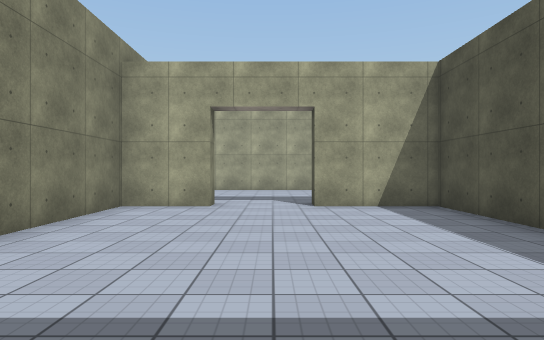
View 1 (above)

21 first-person views from a walk through a Unity game level. The camera is 1.4 m above the floor, looks level and sees 75° across. The floor is counted in squares, 2 m on a side. Each view is taken from the middle of a square. On the plan, view 1 faces up. The plan holds only what a view shows up to about 11 squares ahead; the rest is blank. The place goes on beyond the plan. The player is left out. Surface patterns are stand-ins for the level's own textures.

View 2
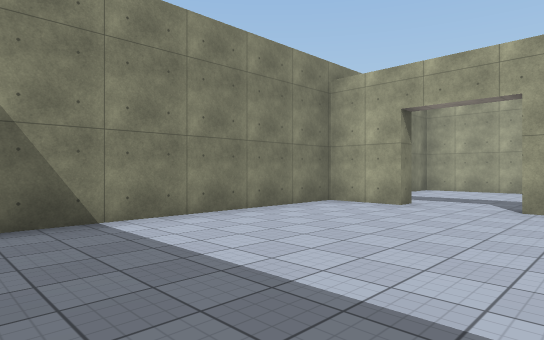

View 3
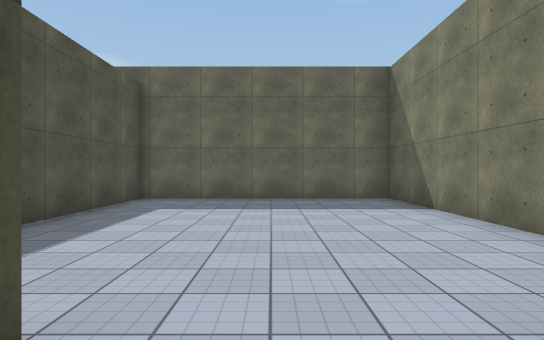

View 4
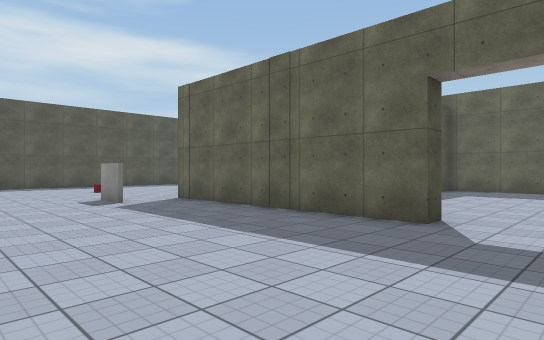

View 5
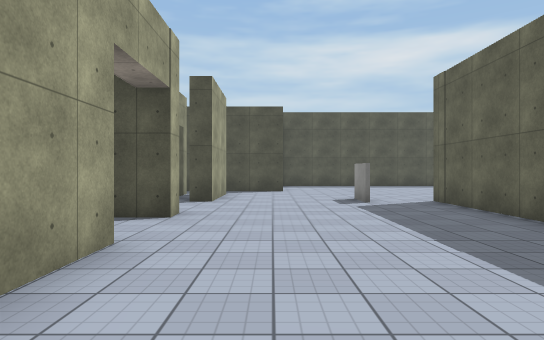

View 6
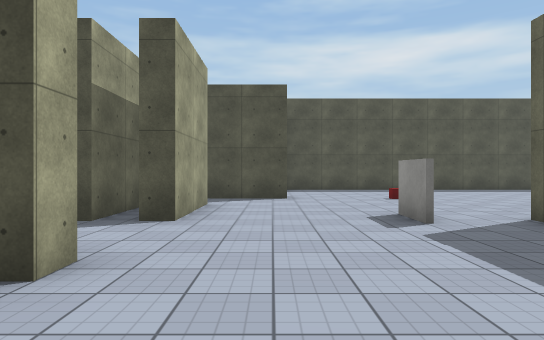

View 7
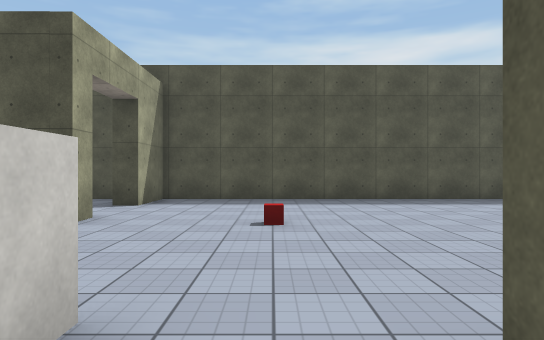

View 8
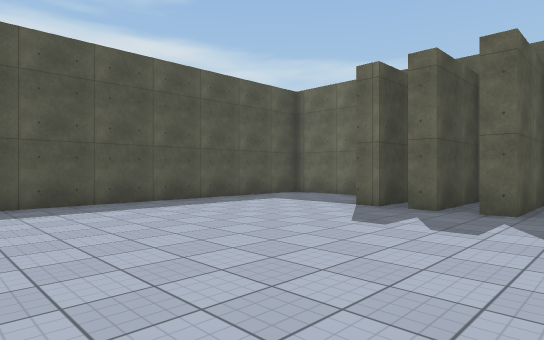

View 9
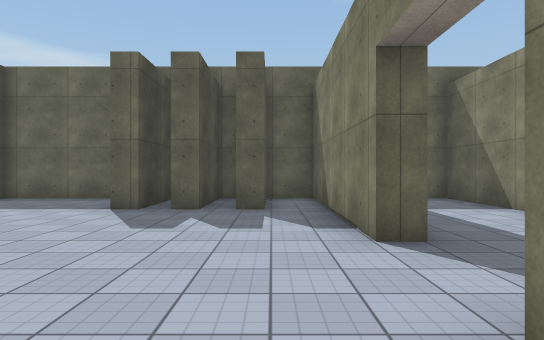

View 10
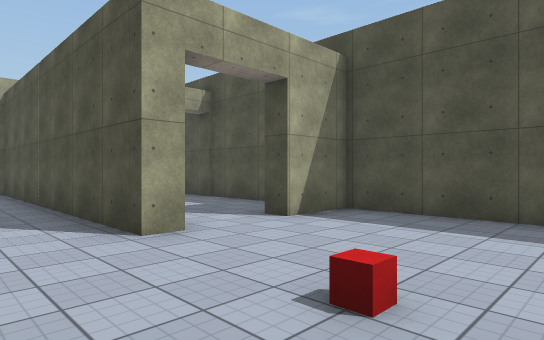

View 11
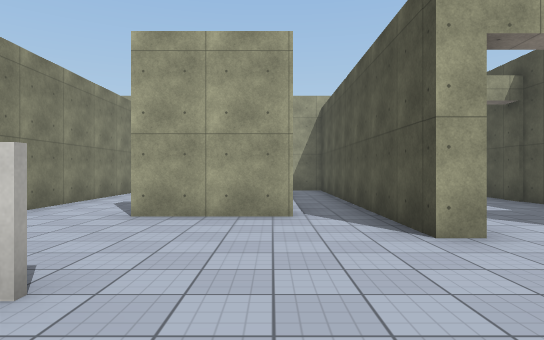

View 12
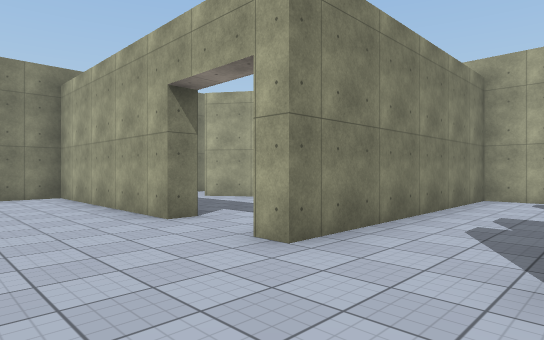

View 13
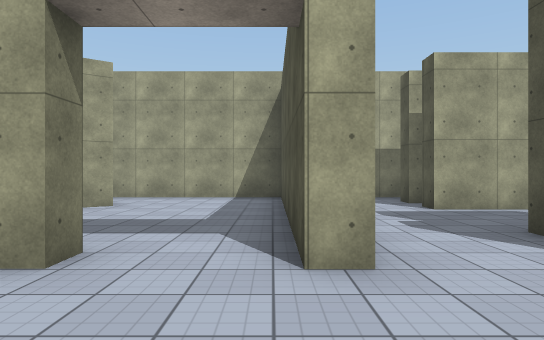

View 14
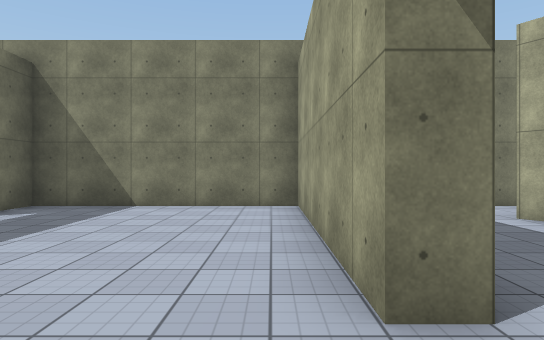

View 15
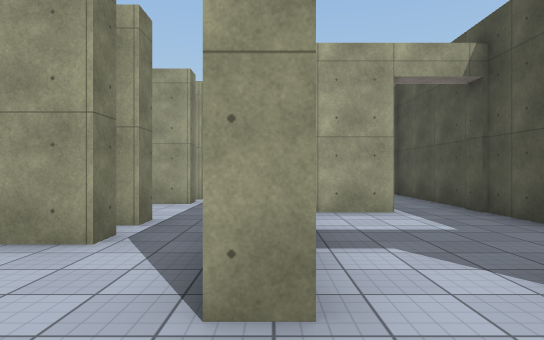

View 16
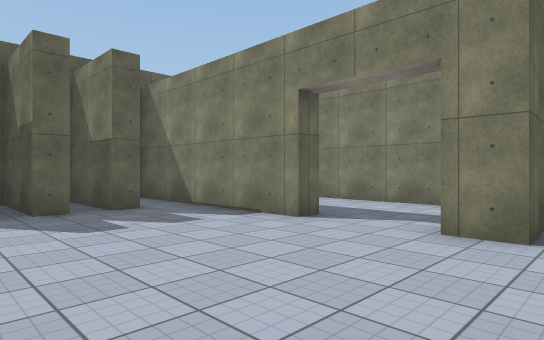

View 17
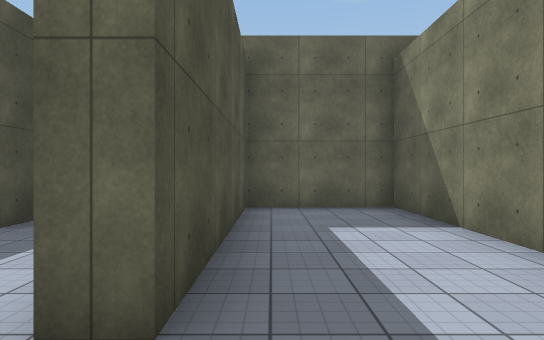

View 18
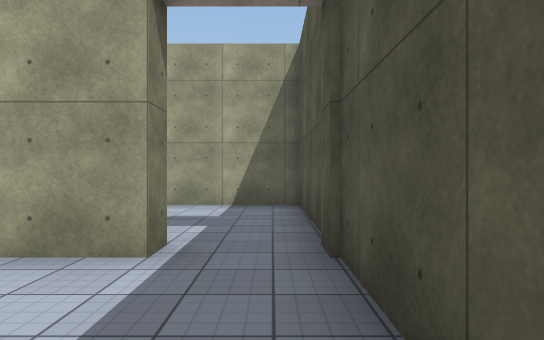

View 19
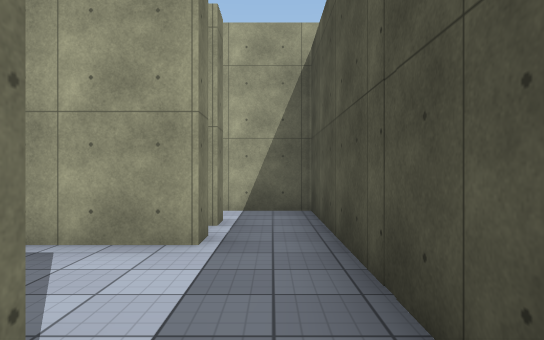

View 20
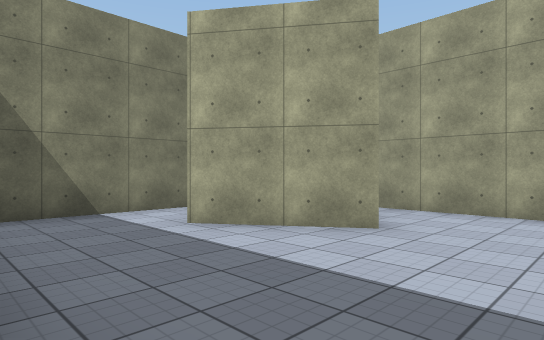

View 21
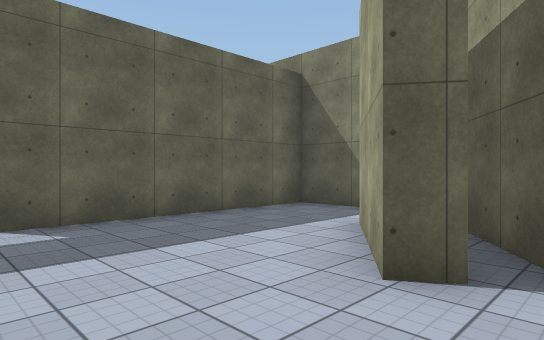

### Floor plan
Points are (right, up) in squares from view 1. A wall is a line through its corners. A room is listed if a view was taken in it or the views show most of it. See-through windows are left out.
Room 1 (views 1, 2)
walls: (-1.2, 6.8) (-2.9, 6.8) (-2.9, -0.7) (3.2, -0.7) (3.2, 6.8) (0.8, 6.8)
ways out: opening at (-0.5, 7) to room 2
Room 2 (views 3, 4, 5, 6, 7, 8, 9, 10, 11, 12, 13, 14, 15, 16, 17)
walls: (7.6, 8.9) (7.1, 8.9); (6.5, 9) (7.6, 9); (3.7, 5.5) (3.7, -0.7) (6.5, -0.7) (6.5, 4.5) (7, 4.5) (7, -0.7); (11.3, 10.6) (10.7, 10.6) (10.7, 12.5); (9.3, 12.3) (6.9, 12.3); (4.7, 12.5) (4.2, 12.5); (0.8, 6.8) (0.8, 7.3) (7, 7.3) (7, 6.5); (9.3, 13.5) (6.9, 13.5); (2.4, 12.5) (-2.9, 12.5) (-2.9, 7.3) (-2, 7.3); (8.1, -0.7) (8.1, 1.7) (8.6, 1.7) (8.6, -0.7); (10.4, -0.2) (10.4, 1.7) (10.9, 1.7); (9.3, -0.7) (9.3, 1.7) (9.8, 1.7) (9.8, -0.6); (-1.2, 7.4) (-1.2, 6.8); (11.9, -0.7) (14.5, -0.7) (14.5, 10.6) (13, 10.6)
ways out: opening at (-0.5, 7) to room 1; opening at (12, 11) to room 3; opening at (5.5, 13.5) to room 4; opening at (10, 13.5) to room 4; opening at (3, 13) to room 5
Room 3 (view 18)
walls: (13, 14.8) (11.6, 14.8); (14.5, 11.8) (14.5, 14.5); (13, 10.6) (13, 11.1)
ways out: opening at (12, 11) to room 2; opening at (14, 15) to room 6
Room 4 (view 19)
walls: (6.9, 17.4) (6.9, 18); (9.3, 16.9) (9.3, 16.3) (6.9, 16.3) (6.9, 16.9); (6.9, 13.5) (6.9, 14); (9.3, 17.9) (9.3, 17.4); (9.3, 14) (9.3, 13.5); (7.4, 19.1) (4.7, 19.1) (4.7, 12.5); (6.9, 12.3) (6.9, 12.9); (9.3, 12.9) (9.3, 12.3); (10.7, 12.5) (10.7, 19.1) (9.1, 19.1)
ways out: opening at (5.5, 13.5) to room 2; opening at (10, 13.5) to room 2
Room 5 (views 20, 21)
walls: (0.6, 17.3) (0.9, 16.9) (-1.2, 15.5); (-0.1, 17.6) (-1.4, 16.7); (-2.9, 16.9) (-2.9, 13) (2.4, 13) (2.4, 12.5); (4.2, 12.5) (4.2, 19.1) (-0.4, 19.1)
ways out: opening at (3, 13) to room 2
Room 6 (no view inside)
walls: (13, 15.4) (13, 14.8); (14.5, 14.5) (14.5, 19.1) (11.9, 19.1)
ways out: opening at (14, 15) to room 3

Positions as (right, up) in squares from view 1, and headings:
1: (0, 0), facing up
2: (2, 0), facing up-left
3: (0, 8), facing down
4: (-1, 12), facing down-right
5: (-1, 11), facing right
6: (2, 11), facing right
7: (6, 8), facing right
8: (7, 8), facing down-right
9: (8, 8), facing down
10: (9, 7), facing up-right
11: (9, 7), facing up
12: (7, 10), facing up-left
13: (4, 10), facing up
14: (4, 12), facing left
15: (11, 9), facing up
16: (11, 8), facing down-left
17: (6, 6), facing down
18: (14, 12), facing up
19: (10, 13), facing up
20: (3, 13), facing up-left
21: (3, 18), facing down-left
